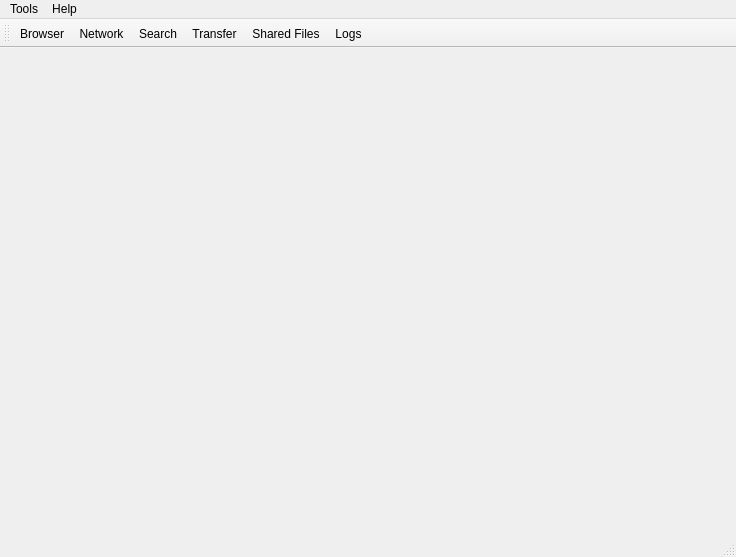
<?xml version="1.0" encoding="UTF-8"?>
<ui version="4.0">
 <class>CangoteDlg</class>
 <widget class="QMainWindow" name="CangoteDlg">
  <property name="geometry">
   <rect>
    <x>0</x>
    <y>0</y>
    <width>736</width>
    <height>557</height>
   </rect>
  </property>
  <property name="windowTitle">
   <string>gnunet-qt</string>
  </property>
  <widget class="QWidget" name="centralWidget">
   <layout class="QVBoxLayout" name="verticalLayout">
    <property name="margin">
     <number>0</number>
    </property>
    <item>
     <widget class="QStackedWidget" name="stackedWidget">
      <property name="sizePolicy">
       <sizepolicy hsizetype="Preferred" vsizetype="Preferred">
        <horstretch>0</horstretch>
        <verstretch>0</verstretch>
       </sizepolicy>
      </property>
      <property name="currentIndex">
       <number>-1</number>
      </property>
     </widget>
    </item>
   </layout>
  </widget>
  <widget class="QMenuBar" name="menuBar">
   <property name="geometry">
    <rect>
     <x>0</x>
     <y>0</y>
     <width>736</width>
     <height>21</height>
    </rect>
   </property>
   <widget class="QMenu" name="menuHelp">
    <property name="title">
     <string>Help</string>
    </property>
    <addaction name="actionAbout_2"/>
   </widget>
   <widget class="QMenu" name="menuTools">
    <property name="title">
     <string>Tools</string>
    </property>
    <addaction name="actionLogs_2"/>
    <addaction name="actionSettings_2"/>
   </widget>
   <addaction name="menuTools"/>
   <addaction name="menuHelp"/>
  </widget>
  <widget class="QStatusBar" name="statusBar"/>
  <widget class="QToolBar" name="toolBar">
   <property name="windowTitle">
    <string>toolBar</string>
   </property>
   <property name="toolButtonStyle">
    <enum>Qt::ToolButtonTextUnderIcon</enum>
   </property>
   <attribute name="toolBarArea">
    <enum>TopToolBarArea</enum>
   </attribute>
   <attribute name="toolBarBreak">
    <bool>false</bool>
   </attribute>
   <addaction name="actionBrowser"/>
   <addaction name="actionNetwork"/>
   <addaction name="actionSearch"/>
   <addaction name="actionTransfer"/>
   <addaction name="actionShared_Files"/>
   <addaction name="actionLogs"/>
  </widget>
  <action name="actionSearch">
   <property name="icon">
    <iconset resource="resources.qrc">
     <normaloff>:/res/toolbar/search.png</normaloff>
     <normalon>:/images/query.png</normalon>:/res/toolbar/search.png</iconset>
   </property>
   <property name="text">
    <string>Search</string>
   </property>
   <property name="toolTip">
    <string>Search</string>
   </property>
  </action>
  <action name="actionTransfer">
   <property name="icon">
    <iconset resource="resources.qrc">
     <normaloff>:/res/toolbar/transfers.png</normaloff>
     <normalon>:/images/query.png</normalon>:/res/toolbar/transfers.png</iconset>
   </property>
   <property name="text">
    <string>Transfer</string>
   </property>
   <property name="toolTip">
    <string>Transfer</string>
   </property>
  </action>
  <action name="actionAbout">
   <property name="text">
    <string>About</string>
   </property>
  </action>
  <action name="actionNetwork">
   <property name="icon">
    <iconset resource="resources.qrc">
     <normaloff>:/res/toolbar/network.png</normaloff>
     <normalon>:/images/query.png</normalon>:/res/toolbar/network.png</iconset>
   </property>
   <property name="text">
    <string>Network</string>
   </property>
   <property name="toolTip">
    <string>Network</string>
   </property>
  </action>
  <action name="actionShared_Files">
   <property name="icon">
    <iconset resource="resources.qrc">
     <normaloff>:/res/toolbar/shared.png</normaloff>:/res/toolbar/shared.png</iconset>
   </property>
   <property name="text">
    <string>Shared Files</string>
   </property>
   <property name="toolTip">
    <string>Shared Files</string>
   </property>
  </action>
  <action name="actionLogs">
   <property name="icon">
    <iconset resource="resources.qrc">
     <normaloff>:/res/toolbar/logs.png</normaloff>
     <normalon>:/images/query.png</normalon>:/res/toolbar/logs.png</iconset>
   </property>
   <property name="text">
    <string>Logs</string>
   </property>
   <property name="toolTip">
    <string>Logs</string>
   </property>
  </action>
  <action name="actionBrowser">
   <property name="text">
    <string>Browser</string>
   </property>
  </action>
  <action name="actionAbout_2">
   <property name="text">
    <string>About</string>
   </property>
  </action>
  <action name="actionLogs_2">
   <property name="text">
    <string>Logs</string>
   </property>
  </action>
  <action name="actionSettings_2">
   <property name="text">
    <string>Settings</string>
   </property>
  </action>
 </widget>
 <layoutdefault spacing="6" margin="11"/>
 <resources>
  <include location="resources.qrc"/>
 </resources>
 <connections/>
</ui>
